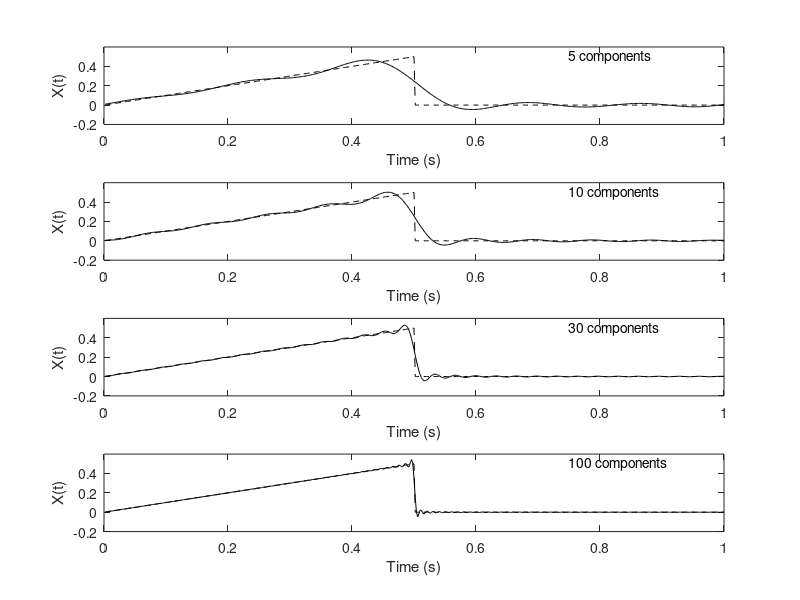

Recreate this plot in MATLAB.
% Exemplo 3.2
% Perform a discrete Fourier series analysis on the triangular waveform defined by the equation:

%         t 0   <= t < 0.5 s 
% x(t) = 
%         t 0.5 <= t < 1.0 s

% Reconstruct the waveform using the first five and then the first 10 components. Plot the 
% reconstructed waveforms superimposed on x(t). Make fs = 500 Hz.

% Solução

% Após construir a forma de onda no MATLAB, decomponha-a em 10 componentes usando a abordagem 
% apresentada no Exemplo 3.1. 
% Observe que o tempo total da forma de onda é de 1,0 s. Em seguida, reconstrua as duas formas
% de onda usando a versão digital da Equação 3.15. No entanto, se usarmos a Equação 3.15 para a
% reconstrução, precisaremos normalizar de maneira equivalente à usada nas Equações 3.1 e 3.2, 
% ou seja, por 2/N. Observe que a forma de onda possui um termo CC que deve ser adicionado às 
% reconstruções.

clear all;
close all;
clc;

% Example 3.2 Fourier series decomposition and reconstruction.
%
fs = 500;                               % Sampling frequency
Tt = 1;                                 % Total time
N = Tt*fs;                              % Determine N
f1 = 1/Tt;                              % Fundamental frequency
t = (1:N)/fs;                           % Time vector
x = zeros(1,N);                         % Construct waveform
x(1:N/2) = t(1:N/2);                    % Rampa de 0 a 0,5 s

% Decomposição de Fourier
n_max = 100;                             % Maior harmônico calculado
f = zeros(1,n_max);
X_mag = zeros(1,n_max);
X_phase = zeros(1,n_max);

a0 = 2*mean(x);                         % Calculate a(0)

for m = 1:n_max
   f(m) = m*f1;                         % Sinusoidal frequencies
   a = (2/N)*sum(x.*cos(2*pi*f(m)*t));  % Cosine coeff., Eq. 3.3 
   b = (2/N)*sum(x.*sin(2*pi*f(m)*t));  % Sine coeff., Eq. 3.4
   X_mag(m) = sqrt(a^2 + b^2);          % Magnitude spectrum Eq. 3.6
   X_phase(m) = -atan2(b,a);            % Phase spectrum, Eq. 3.7
end

% Reconstrução com 5 e 10 harmônicas
n_componentes = [5 10 30 100];                 % Número de harmônicas em cada subplot

for k = 1:length(n_componentes)
    x1 = zeros(1,N);                    % Reinicia a reconstrução
    for m = 1:n_componentes(k)
        x1 = x1 + X_mag(m)*cos(2*pi*f(m)*t + X_phase(m));   % Eq. 3.15
    end
    x1 = x1 + a0/2;                     % Adiciona a média

    subplot(length(n_componentes), 1, k);
    plot(t, x1, 'k'); hold on;
    plot(t, x, '--k'); hold off;
    xlabel('Time (s)');
    ylabel('X(t)');
    axis([0 1 -0.2 0.6]);
    text(0.75, 0.5, sprintf('%d components', n_componentes(k)));
end

% A figura mostra a reconstrução de um sinal pela série de Fourier, usando apenas os primeiros 
% harmônicos. 

% O sinal original (linha tracejada)

% É um sinal periódico com período de 1 s, que tem duas partes:

%     - de 0 a 0,5 s, uma rampa que sobe linearmente de 0 até 0,5;
%     - em 0,5 s, uma queda abrupta para zero;
%     - de 0,5 a 1 s, o sinal fica constante em zero.

% Como o período é 1 s, a frequência fundamental é f₀ = 1 Hz, e os harmônicos estão em 1,2,3,4... Hz.

% As aproximações (linha contínua)

% Ao fazer o loop com 5, o sinal é reconstruído somando apenas os 5 primeiros harmônicos (até 5 Hz). 
% e ao fazer o lopp com 10, o sinal é recontruído com 10 harmônicos (até 10 Hz).

% Na rampa, a parte suave do sinal, a aproximação já é boa com 5 componentes e fica quase 
% perfeita com 10. Trechos suaves dependem principalmente das frequências baixas, que já estão 
% incluídas.

% Na descontinuidade (0,5 s), a dificuldade é maior. Uma queda instantânea exige frequências 
% infinitamente altas para ser reproduzida exatamente. Com 5 componentes, a curva desce de forma 
% lenta e arredondada. Com 10, a descida é bem mais íngreme, mas ainda não é vertical. 
% Nos dois casos, a curva cruza 0,5 s exatamente em 0,25, que é a média entre os valores 
% antes (0,5) e depois (0) do salto. 
% 
% É isso que o teorema de Fourier prevê para pontos de descontinuidade.

% É possivel fazer com mais harmonicas?
%
% Sim. O único limite é a frequência de Nyquist: com fs = 500 Hz e fundamental de 1 Hz, 
% você pode usar até 250 harmônicas, porque fs/2 = 250 Hz. 
% Acima disso as senoides não são mais representadas corretamente pelas amostras, e os 
% coeficientes calculados deixam de ter sentido (aliasing).
